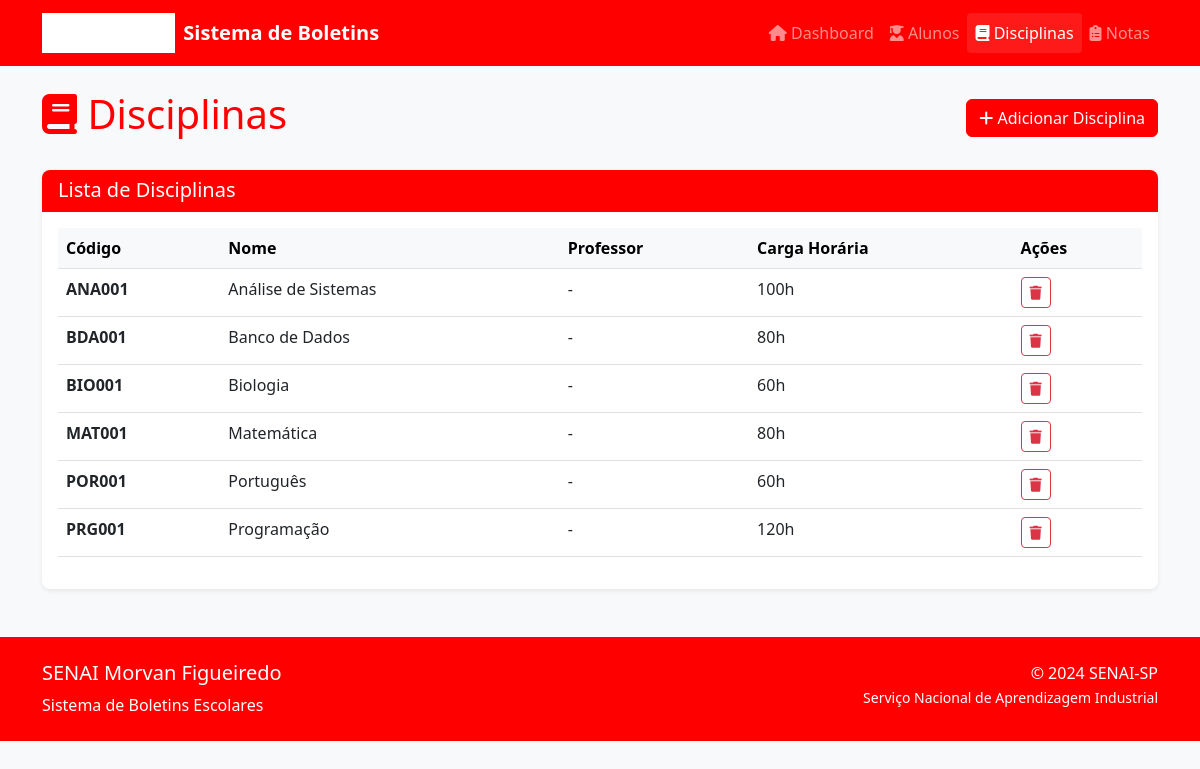
Page /subjects on the committed database.
### models.py (models this page shows, shortened)
class Subject(db.Model):
    id = db.Column(db.Integer, primary_key=True)
    name = db.Column(db.String(100), nullable=False, unique=True)
    code = db.Column(db.String(20), nullable=False, unique=True)
    workload = db.Column(db.Integer, nullable=False, default=60)  # Hours
    teacher_name = db.Column(db.String(100), nullable=True)  # Professor name
    created_at = db.Column(db.DateTime, default=datetime.utcnow)
    grades = db.relationship('Grade', backref='subject', lazy=True, cascade='all, delete-orphan')

### routes.py (the view)
@app.route('/subjects')
def subjects():
    subjects = Subject.query.order_by(Subject.name).all()
    return render_template('subjects.html', subjects=subjects)

### templates/subjects.html (shortened to what this page needs)
{% extends "base.html" %}
{% block content %}
<div class="row">
    <div class="col-12">
        <div class="d-flex justify-content-between align-items-center mb-4">
            <h1 class="text-senai">
                <i class="fas fa-book"></i> Disciplinas
            </h1>
            <a href="{{ url_for('add_subject') }}" class="btn btn-senai">
                <i class="fas fa-plus"></i> Adicionar Disciplina
            </a>
        </div>
    </div>
</div>
<div class="row">
    <div class="col-12">
        <div class="card">
            <div class="card-header bg-senai text-white">
                <h5 class="mb-0">Lista de Disciplinas</h5>
            </div>
            <div class="card-body">
                {% if subjects %}
                <div class="table-responsive">
                    <table class="table table-hover">
                        <thead class="table-light">
                            <tr>
                                <th>Código</th>
                                <th>Nome</th>
                                <th>Professor</th>
                                <th>Carga Horária</th>
                                <th>Ações</th>
                            </tr>
                        </thead>
                        <tbody>
                            {% for subject in subjects %}
                            <tr>
                                <td><strong>{{ subject.code }}</strong></td>
                                <td>{{ subject.name }}</td>
                                <td>{{ subject.teacher_name or '-' }}</td>
                                <td>{{ subject.workload }}h</td>
                                <td>
                                    <button type="button" class="btn btn-sm btn-outline-danger"
                                            onclick="confirmDelete('{{ subject.id }}', '{{ subject.name }}')" title="Excluir">
                                        <i class="fas fa-trash"></i>
                                    </button>
                                </td>
                            </tr>
                            {% endfor %}
                        </tbody>
                    </table>
                </div>
                {% endif %}
            </div>
        </div>
    </div>
</div>
{% endblock %}

### templates/base.html (shortened to what this page needs)
<!DOCTYPE html>
<html lang="pt-BR">
<head>
    <link href="https://cdn.jsdelivr.net/npm/bootstrap@5.3.0/dist/css/bootstrap.min.css" rel="stylesheet">
    <link rel="stylesheet" href="https://cdnjs.cloudflare.com/ajax/libs/font-awesome/6.4.0/css/all.min.css">
    <link rel="stylesheet" href="{{ url_for('static', filename='css/style.css') }}">
</head>
<body>
    <nav class="navbar navbar-expand-lg navbar-dark bg-senai">
        <div class="container">
            <a class="navbar-brand d-flex align-items-center" href="{{ url_for('index') }}">
                <img src="{{ url_for('static', filename='images/senai-logo.svg') }}" alt="SENAI" height="40" class="me-2">
                <span class="fw-bold">Sistema de Boletins</span>
            </a>
            <div class="collapse navbar-collapse" id="navbarNav">
                <ul class="navbar-nav ms-auto">
                    <li class="nav-item">
                        <a class="nav-link {{ 'active' if request.endpoint == 'index' }}" href="{{ url_for('index') }}">
                            <i class="fas fa-home"></i> Dashboard
                        </a>
                    </li>
                    <li class="nav-item">
                        <a class="nav-link {{ 'active' if 'students' in request.endpoint }}" href="{{ url_for('students') }}">
                            <i class="fas fa-user-graduate"></i> Alunos
                        </a>
                    </li>
                    <li class="nav-item">
                        <a class="nav-link {{ 'active' if 'subjects' in request.endpoint }}" href="{{ url_for('subjects') }}">
                            <i class="fas fa-book"></i> Disciplinas
                        </a>
                    </li>
                    <li class="nav-item">
                        <a class="nav-link {{ 'active' if 'grades' in request.endpoint }}" href="{{ url_for('grades') }}">
                            <i class="fas fa-clipboard-list"></i> Notas
                        </a>
                    </li>
                </ul>
            </div>
        </div>
    </nav>
    <main class="container my-4">
        {% block content %}{% endblock %}
    </main>
    <footer class="bg-senai text-white mt-5 py-4">
        <div class="container">
            <div class="row">
                <div class="col-md-6">
                    <h5>SENAI Morvan Figueiredo</h5>
                    <p class="mb-0">Sistema de Boletins Escolares</p>
                </div>
                <div class="col-md-6 text-end">
                    <p class="mb-0">© 2024 SENAI-SP</p>
                    <small>Serviço Nacional de Aprendizagem Industrial</small>
                </div>
            </div>
        </div>
    </footer>
</body>
</html>

### static/css/style.css (style rules this page uses)
:root { --senai-red: #FF0000; --senai-dark-red: #CC0000; --senai-light-red: #FF3333; --senai-gray: #F8F9FA; }
body { font-family: 'Segoe UI', Tahoma, Geneva, Verdana, sans-serif; background-color: var(--senai-gray); }
.bg-senai { background-color: var(--senai-red) !important; }
.text-senai { color: var(--senai-red) !important; }
.btn-senai { background-color: var(--senai-red); border-color: var(--senai-red); color: white; }
.navbar-brand img { filter: brightness(0) invert(1); }
.navbar-nav .nav-link.active { background-color: rgba(255, 255, 255, 0.1); border-radius: 4px; }
.card { border: none; box-shadow: 0 0.125rem 0.25rem rgba(0, 0, 0, 0.075); border-radius: 0.5rem; }
.card-header { border-bottom: 2px solid var(--senai-red); border-radius: 0.5rem 0.5rem 0 0 !important; }
footer { margin-top: auto; }

### rows in the picture
Subject: code "ANA001", name "Análise de Sistemas", teacher_name "-", workload "100"
Subject: code "BDA001", name "Banco de Dados", teacher_name "-", workload "80"
Subject: code "BIO001", name "Biologia", teacher_name "-", workload "60"
Subject: code "MAT001", name "Matemática", teacher_name "-", workload "80"
Subject: code "POR001", name "Português", teacher_name "-", workload "60"
Subject: code "PRG001", name "Programação", teacher_name "-", workload "120"
